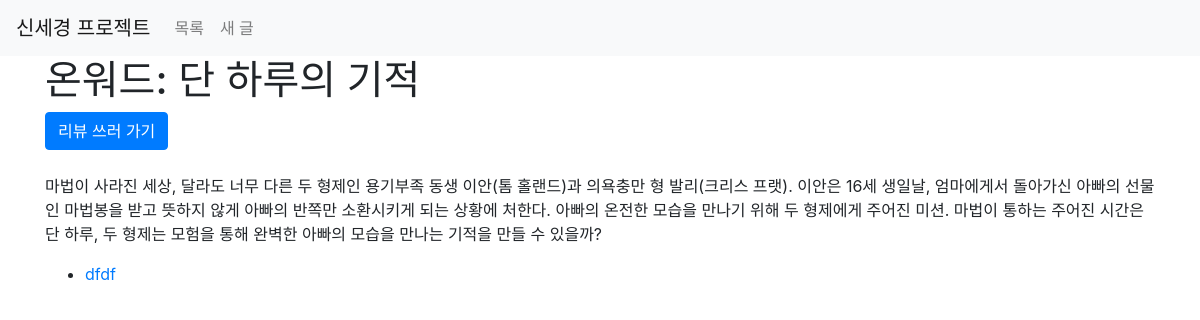
The app's page /movies/2/, older data.
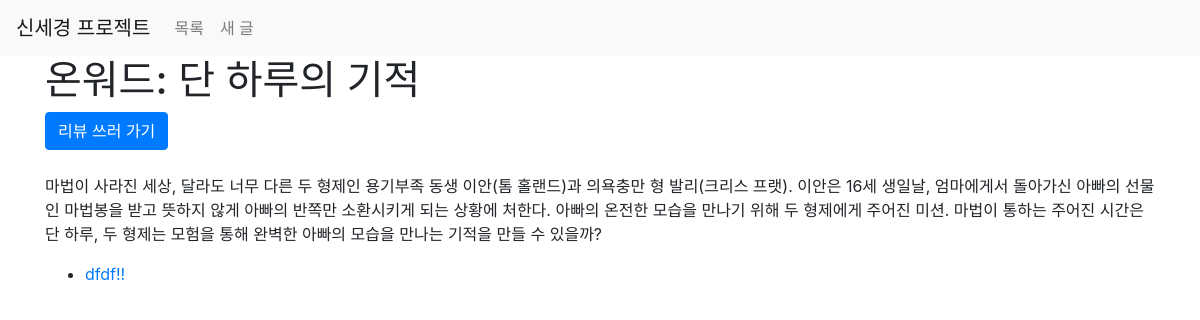
The same page, newer data.
### movies/models.py (models this page shows)
class Review(models.Model):
    title = models.CharField(max_length=100)
    content = models.CharField(max_length=255)
    user = models.ForeignKey(settings.AUTH_USER_MODEL, on_delete=models.CASCADE)
    movie = models.ForeignKey(Movie, on_delete=models.CASCADE)

### movies/views.py (the view)
# urls.py: path('<int:movie_id>/', views.movie_detail, name='movie_detail'),
def movie_detail(request, movie_id):
    movie = get_object_or_404(Movie, id=movie_id)
    reviews = movie.review_set.all()
    context = {
        'movie': movie,
        'reviews': reviews
    }
    return render(request, 'movies/movie_detail.html', context)

### movies/templates/movies/movie_detail.html (shortened to what this page needs)
{% extends 'base.html' %}
{% block content %}
<h1>{{ movie.title }}</h1>
<a href="{% url 'movies:review_c' movie.id %}" class="btn btn-primary">리뷰 쓰러 가기</a>
<div id="movie_detail">
  <p>{{ movie.overview }}</p>
  <ul>
    {% for review in reviews %}
    <li><a href="{% url 'movies:review_detail' movie.id review.id %}">{{ review.title }}</a></li>
    {% endfor %}
  </ul>
</div>
{% endblock %}

Row changes from the older to the newer data that the page shows:
changed Review: title "dfdf" → "dfdf!!"
